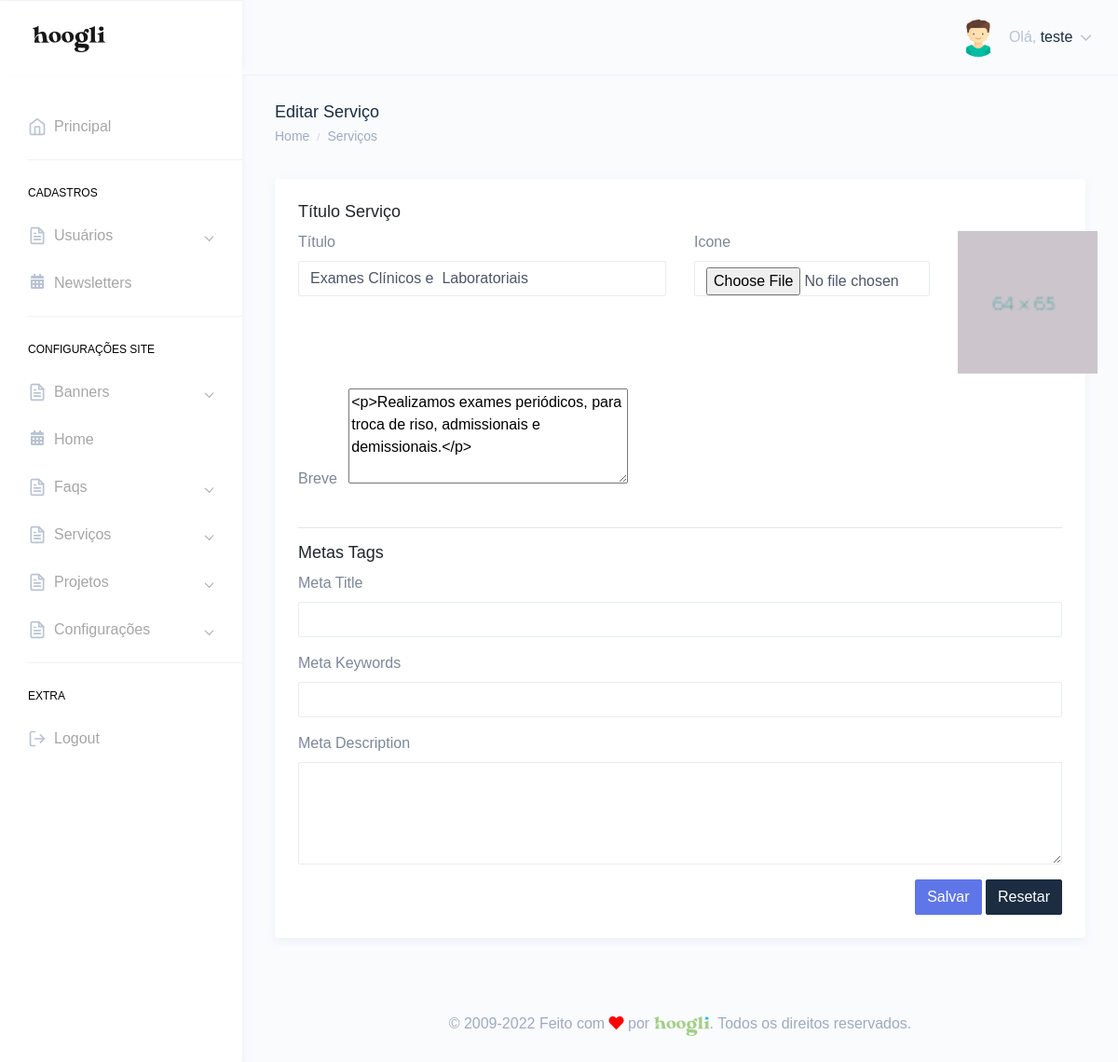
Page /painel/editar-servico.php?id=1 (signed in) on the committed database.
### tables this page shows
CREATE TABLE `tbl_usuarios` (
  `id` int(11) NOT NULL,
  `nome` varchar(250) DEFAULT NULL,
  `email` varchar(250) DEFAULT NULL,
  `telefone` varchar(250) DEFAULT NULL,
  `endereco` varchar(250) DEFAULT NULL,
  `cpf` varchar(100) DEFAULT NULL,
  `login` varchar(100) DEFAULT NULL,
  `senha` varchar(100) DEFAULT NULL,
  `foto` varchar(250) DEFAULT NULL,
  `id_cargo` int(11) DEFAULT NULL,
  `sexo` varchar(2) DEFAULT NULL,
  `perm_cad_usuario` varchar(2) DEFAULT NULL,
  `perm_relatorio` varchar(2) DEFAULT NULL,
  `perm_add_usuario` varchar(2) DEFAULT NULL,
  `perm_edit_usuario` varchar(2) DEFAULT NULL,
  `perm_del_usuario` varchar(2) DEFAULT NULL,
  `perm_cad_contato` varchar(2) DEFAULT NULL,
  `perm_edit_contato` varchar(2) DEFAULT NULL,
  `perm_del_contato` varchar(2) DEFAULT NULL,
  `perm_edit_contato_nf` varchar(3) DEFAULT NULL,
  `perm_pag_principal_rm` varchar(2) DEFAULT NULL,
  `perm_pag_principal_uc` varchar(2) DEFAULT NULL,
  `admin_geral` varchar(2) DEFAULT NULL,
  `data_frase` date DEFAULT NULL,
  `id_frase` int(11) DEFAULT NULL,
  `frase_lida` varchar(2) DEFAULT NULL
);

CREATE TABLE `tbl_servicos` (
  `id` int(11) NOT NULL,
  `titulo` varchar(250) DEFAULT NULL,
  `descricao` text DEFAULT NULL,
  `id_cat` int(11) DEFAULT NULL,
  `meta_title` text DEFAULT NULL,
  `meta_keywords` text DEFAULT NULL,
  `meta_description` text DEFAULT NULL,
  `foto` varchar(250) DEFAULT NULL,
  `url_amigavel` varchar(250) DEFAULT NULL,
  `breve` text DEFAULT NULL,
  `banner_titulo` varchar(250) DEFAULT NULL,
  `banner_titulo2` varchar(255) DEFAULT NULL,
  `banner_titulo3` varchar(255) DEFAULT NULL,
  `banner_foto` varchar(250) DEFAULT NULL,
  `banner_texto` text DEFAULT NULL,
  `sessao1_foto` varchar(250) DEFAULT NULL,
  `sessao1_titulo` varchar(250) DEFAULT NULL,
  `sessao1_texto` text DEFAULT NULL,
  `sessao2_foto` varchar(250) DEFAULT NULL,
  `sessao2_titulo` varchar(250) DEFAULT NULL,
  `sessao2_texto` text DEFAULT NULL,
  `sessao3_titulo` varchar(250) DEFAULT NULL,
  `sessao3_texto` text DEFAULT NULL,
  `sessao3_foto` varchar(250) DEFAULT NULL,
  `topico1_foto` varchar(250) DEFAULT NULL,
  `topico1_titulo` varchar(250) DEFAULT NULL,
  `topico1_texto` text DEFAULT NULL,
  `topico2_foto` varchar(250) DEFAULT NULL,
  `topico2_titulo` varchar(250) DEFAULT NULL,
  `topico2_texto` text DEFAULT NULL,
  `topico3_foto` varchar(250) DEFAULT NULL,
  `topico3_titulo` varchar(250) DEFAULT NULL,
  `topico3_texto` text DEFAULT NULL,
  `topico4_foto` varchar(250) DEFAULT NULL,
  `topico4_titulo` varchar(250) DEFAULT NULL,
  `topico4_texto` text DEFAULT NULL,
  `sessao4_foto` varchar(250) DEFAULT NULL,
  `sessao4_titulo` varchar(250) DEFAULT NULL,
  `sessao4_texto` text DEFAULT NULL,
  `sessao5_titulo` varchar(250) DEFAULT NULL,
  `sessao5_texto` text DEFAULT NULL,
  `contato_titulo` varchar(250) DEFAULT NULL,
  `contato_texto` text DEFAULT NULL,
  `diferenca1_foto` varchar(250) DEFAULT NULL,
  `diferenca1_titulo` varchar(250) DEFAULT NULL,
  `diferenca1_texto` text DEFAULT NULL,
  `diferenca2_foto` varchar(250) DEFAULT NULL,
  `diferenca2_titulo` varchar(250) DEFAULT NULL,
  `diferenca2_texto` text DEFAULT NULL,
  `diferenca3_foto` varchar(250) DEFAULT NULL,
  `diferenca3_titulo` varchar(250) DEFAULT NULL,
  `diferenca3_texto` text DEFAULT NULL,
  `imagem_final` varchar(250) DEFAULT NULL,
  `imagem_mobile_final` varchar(250) DEFAULT NULL,
  `icone` varchar(255) DEFAULT NULL,
  `botao` varchar(255) DEFAULT NULL,
  `banner_botao_link` varchar(250) DEFAULT NULL,
  `banner_botao_nome` varchar(250) DEFAULT NULL,
  `sessao1_botao_link` varchar(250) DEFAULT NULL,
  `sessao1_botao_nome` varchar(250) DEFAULT NULL,
  `sessao3_botao_link` varchar(250) DEFAULT NULL,
  `sessao3_botao_nome` varchar(250) DEFAULT NULL,
  `sessao4_botao_link` varchar(250) DEFAULT NULL,
  `sessao4_botao_nome` varchar(250) DEFAULT NULL,
  `id_especialista` int(11) DEFAULT NULL,
  `id_especialista2` int(11) DEFAULT NULL,
  `id_especialista3` int(11) DEFAULT NULL,
  `sessao6_titulo` varchar(250) DEFAULT NULL,
  `sessao6_texto` text DEFAULT NULL,
  `sessao6_foto` varchar(250) DEFAULT NULL,
  `sessao6_nome_botao` varchar(250) DEFAULT NULL,
  `sessao6_link_botao` varchar(250) DEFAULT NULL,
  `sessao7_titulo` varchar(250) DEFAULT NULL,
  `sessao5_foto` varchar(250) DEFAULT NULL,
  `sessao7_texto` text DEFAULT NULL,
  `sessao8_foto` varchar(250) DEFAULT NULL,
  `sessao8_titulo` varchar(250) DEFAULT NULL,
  `sessao8_texto` text DEFAULT NULL,
  `sessao8_botao` varchar(250) DEFAULT NULL,
  `sessao8_link` varchar(250) DEFAULT NULL,
  `sessao7_foto` varchar(250) DEFAULT NULL,
  `titulo_botao_sessao_3` varchar(100) DEFAULT NULL,
  `link_botao_sessao_3` varchar(200) DEFAULT NULL
);

### painel/editar-servico.php (the view, shortened to what the rows shown need)
<?php include "verifica.php";
$id = '';
if(isset($_GET['id'])){
    if(empty($_GET['id'])){
        header('Location: servicos.php');
    }else{
        $id = $_GET['id'];
    }
}
$servicos->editar();
$editaServico = $servicos->rsDados($id);
?>
<!DOCTYPE html>
<html dir="ltr" lang="pt-br">
<head>
    <link href="dist/css/style.min.css" rel="stylesheet">
</head>
<body>
    <div id="main-wrapper" data-theme="light" data-layout="vertical" data-navbarbg="skin6" data-sidebartype="full" data-sidebar-position="fixed" data-header-position="fixed" data-boxed-layout="full">
       <?php include "header.php";?>
        <div class="page-wrapper">
            <div class="container-fluid">
                <div class="row">
                    <div class="col-12">
                        <div class="card">
                            <div class="card-body">
                                <form method="POST" enctype="multipart/form-data">
                                <div class="form-body">
                                        <div class="row">
                                            <div class="col-md-6">
                                                <div class="form-group">
                                                <label class="mr-sm-2" for="">Título</label>
                                                    <input type="text" class="form-control" name="titulo" value="<?php if(isset($editaServico->titulo) && !empty($editaServico->titulo)){ echo $editaServico->titulo;}?>">
                                                </div>
                                            </div>
                                                <?php if(isset($editaServico->icone) && !empty($editaServico->icone)){ ?>
                                            <div class="col-md-2">
                                                <div class="form-group">
                                                <img src="../img/<?php echo $editaServico->icone;?>" width="150" alt="">
                                                </div>
                                            </div>
                                            <?php }?>
                                        </div>
                                        <div class="row">
                                            <div class="col-md-12">
                                                <div class="form-group">
                                                    <label class="mr-sm-2" for="">Breve</label>
                                                   <textarea name="breve" class="ckeditor" id="ckeditor" cols="30" rows="4"><?php if(isset($editaServico->breve) && !empty($editaServico->breve)){ echo $editaServico->breve;}?></textarea>
                                                </div>
                                            </div>
                                        </div>
                                    </div>
                                </form>
                            </div>
                        </div>
                    </div>
                </div>
            </div>
        </div>
    </div>
</body>
</html>

### painel/header.php (shortened to what the rows shown need)
<header class="topbar" data-navbarbg="skin6">
            <nav class="navbar top-navbar navbar-expand-md">
                <div class="navbar-collapse collapse" id="navbarSupportedContent">
                    <ul class="navbar-nav float-right">
                        <li class="nav-item dropdown">
                            <a class="nav-link dropdown-toggle" href="javascript:void(0)" data-toggle="dropdown"
                                aria-haspopup="true" aria-expanded="false">
                                <span class="ml-2 d-none d-lg-inline-block"><span>Olá,</span> <span
                                        class="text-dark"><?php echo $dadosUsuarioLogado->nome;?></span> <i data-feather="chevron-down"
                                        class="svg-icon"></i></span>
                            </a>
                        </li>
                    </ul>
                </div>
            </nav>
        </header>

### rows in the picture
tbl_usuarios: nome "teste"
tbl_servicos: titulo "Exames Clínicos e Laboratoriais", icone (picture), breve "<p>Realizamos exames periódicos, para troca de riso, admissionais e demissionais.</p>"
